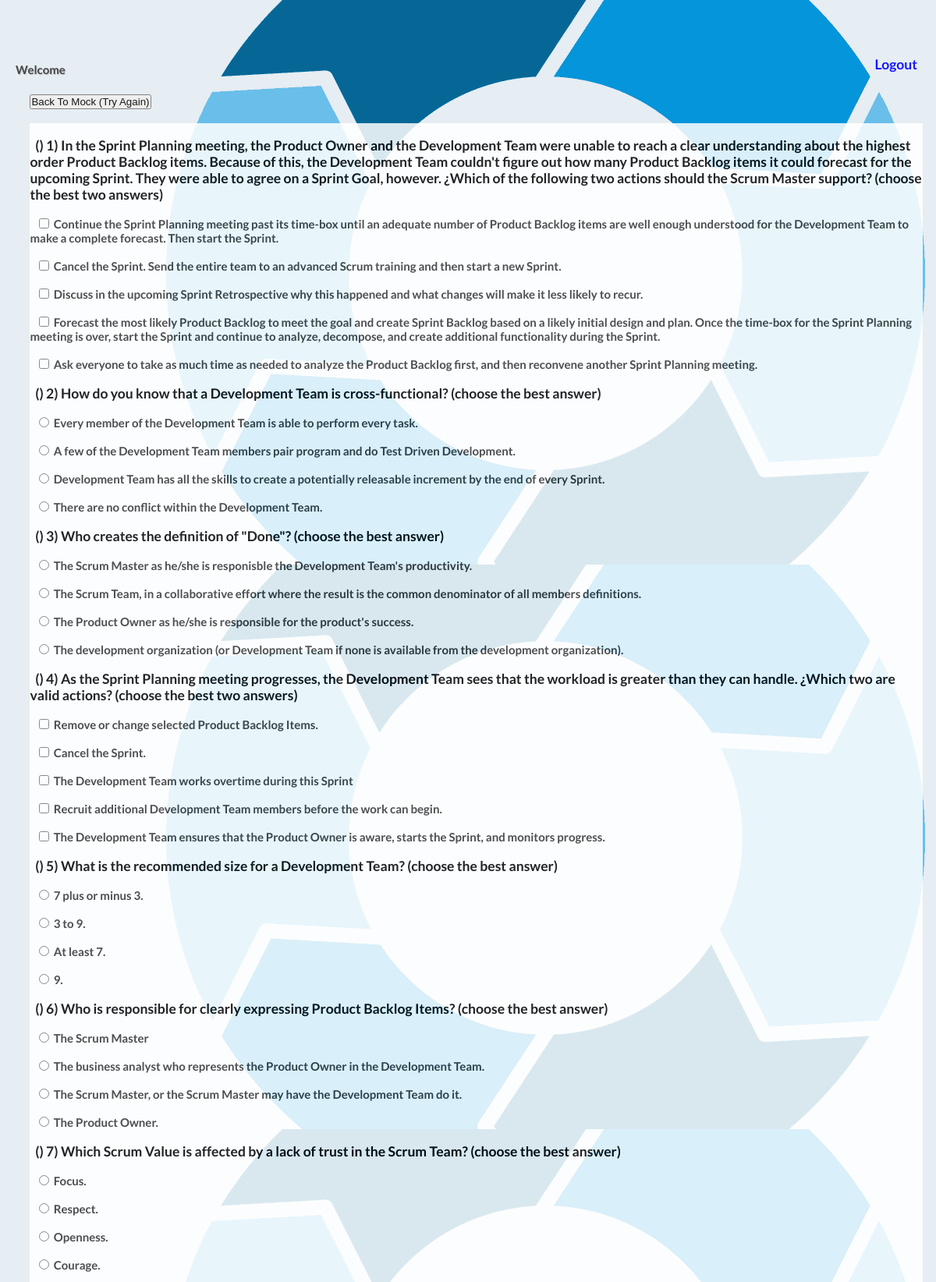
Page /checkResults.php (upper part) on the committed database.
### tables this page shows
CREATE TABLE IF NOT EXISTS `questions` (
  `Id` int(11) NOT NULL AUTO_INCREMENT,
  `question` varchar(450) NOT NULL,
  `total` int(11) NOT NULL,
  PRIMARY KEY (`Id`)
);

CREATE TABLE IF NOT EXISTS `answers` (
  `Id` int(11) NOT NULL AUTO_INCREMENT,
  `Id_Question` int(11) NOT NULL,
  `answer` varchar(700) NOT NULL,
  `code` int(1) NOT NULL,
  PRIMARY KEY (`Id`)
);

### checkResults.php (the view, shortened to what this page needs)
<?php
$cq = isset($_GET['cq']) ? $_GET['cq'] : '1';
$cq = (int)$cq;
$qac = isset($_GET['qac']) ? $_GET['qac'] : '';
$qans = isset($_GET['qans']) ? $_GET['qans'] : '';
echo '
<!DOCTYPE html>
<html lang="en" style="background:white;opacity:0.95;background-image:  url(\'/img/home.png\');background-attachment: fixed; height:100%;width:100%;repeat-y" class="no-js">
	<head>
                <meta charset="UTF-8" />
                <meta http-equiv="X-UA-Compatible" content="IE=edge,chrome=1">
                <meta name="viewport" content="width=device-width, initial-scale=1.0">
                <title>Professional Scrum Master I</title>
                <meta name="description" content="Professional Scrum Master I" />
                <meta name="keywords" content="Professional Scrum Master I" />
                <meta name="author" content="PSM1" />
                <link rel="shortcut icon" href="../favicon.ico">
                <link rel="stylesheet" type="text/css" href="css/style.css" />
		<script src="js/modernizr.custom.63321.js"></script>
		<style>
			@import url(http://fonts.googleapis.com/css?family=Raleway:400,700);
			body {
				background: #7f9b4e url(images/bg2.jpg) no-repeat center top;
				-webkit-background-size: cover;
				-moz-background-size: cover;
				background-size: cover;
			}
			.container > header h1,
			.container > header h2 {
				color: #fff;
				text-shadow: 0 1px 1px rgba(0,0,0,0.7);
			}
		</style>
        </head>
        <style>
          .speech {border: 1px solid #DDD; width: 300px; padding: 0; margin: 0}
          .speech input {border: 0; width: 240px; display: inline-block; height: 30px;}
          .speech img {float: right; width: 40px }
        </style>
        ';
        $questions = mysql_query("SELECT Id , question , total FROM questions");
	echo'<body style="background:none;height:100%;opacity:0.95;">
                   <a href="logout.php" style="z-index:1;float:right;margin-right:2%;margin-top:1%;"><h3 style="color:blue;">Logout</h3></a>
                   <div class="container" style="height:100%;z-index:-1;margin-top:5%;">
                            <header class="codrops-header" style="">
                                <h4 style="float:left;">Welcome '.$_SESSION['name'].'</h4>
                            </header>
                            <section class="main" style="margin-top:1%;">
                                    <form name="form-question-'.$cq.'" id="form-question-'.$cq.'" autocomplete="off" style="margin-bottom:5%;margin-left:-4%;padding-left:2%;padding-right:2%;width:110%;" method="post">
                                       ';
                                        echo '<br><input type="button" style="cursor:pointer;" onclick="backToMock();" value="Back To Mock (Try Again)"></input><br><br>';
                                        $listOfQAns = explode("--",$qans);
                                        $dictionatyQA = [];
                                        foreach ($listOfQAns as $currentQuestionAnswers) {
                                            $questionAnswersArray = explode("-",$currentQuestionAnswers);
                                            $dictionatyQA[$questionAnswersArray[0]] = $questionAnswersArray[1];
                                        }
                                        $listOfQC = explode(",",$qac);
                                        $dictionatyQC = [];
                                        foreach ($listOfQC as $currentQuestionCorrection) {
                                            $questionCorrectionArray = explode("-",$currentQuestionCorrection);
                                            $dictionatyQC[$questionCorrectionArray[0]] = ($questionCorrectionArray[1] == 'true') ? 'Correct' : 'Incorrect';
                                        }
                                        while ($currentQ = mysql_fetch_row($questions)) {
                                            echo '<div style="width:100%;height:100%;background:white;opacity:0.95;">';
                                            $idQ = $currentQ[0];
                                            echo "<br><div style='color:black;'><h3>"."&nbsp; (".$dictionatyQC[$idQ].") ".$idQ.") ".utf8_encode($currentQ[1])."</h3></div>";
                                            $totalPointsQ = $currentQ[2];
                                            $answers = mysql_query("SELECT Id , Id_Question, answer , code FROM answers WHERE Id_Question = '".$idQ."'");
                                            $selectedAns = array_key_exists($idQ,$dictionatyQA) ? $dictionatyQA[$idQ] : '';
                                            $listOfSelAnswers = ($selectedAns != '') ? explode(",",$selectedAns) : '';
                                            $cint = 0;
                                            while ($currentA = mysql_fetch_row($answers)){
                                                $currentChecked = ($listOfSelAnswers != '') ? (in_array($cint, $listOfSelAnswers)) : false;
                                                $weightAns = $currentA[3];
                                                $answer = $currentA[2];
                                                if($totalPointsQ == 1) {
                                                   if($currentChecked){
                                                        if ($weightAns != '1'){
                                                            echo "&nbsp;<h4 style='background:red;'><input style='margin-left:1%;cursor:pointer;' type='radio' name='".$idQ."' checked value='".$weightAns."'> &nbsp;".utf8_encode($answer)."</input></h4>";
                                                        } else {
                                                            echo "&nbsp;<h4 style='background:green;'><input style='margin-left:1%;background:green;cursor:pointer;' type='radio' name='".$idQ."' checked value='".$weightAns."'> &nbsp;".utf8_encode($answer)."</input></h4>";
                                                        }
                                                   } else {
                                                       echo "&nbsp;<h4 ><input style='cursor:pointer;margin-left:1%;' type='radio' name='".$idQ."' value='".$weightAns."'> &nbsp;".utf8_encode($answer)."</input></h4>";
                                                   }
                                                } else {
                                                   if($currentChecked){
                                                       if ($weightAns != '1'){
                                                            echo "&nbsp;<h4 style='background:red;'><input style='background:red;cursor:pointer;margin-left:1%;' type='checkbox' checked value='".$weightAns."'> &nbsp;".utf8_encode($answer)."</input></h4>";
                                                       } else {
                                                           echo "&nbsp;<h4 style='background:green;'><input style='background:green;cursor:pointer;margin-left:1%;' type='checkbox' checked value='".$weightAns."'> &nbsp;".utf8_encode($answer)."</input></h4>";
                                                       }
                                                   } else {
                                                       echo "&nbsp;<h4 ><input style='cursor:pointer;margin-left:1%;' type='checkbox' value='".$weightAns."'> &nbsp;".utf8_encode($answer)."</input></h4>";
                                                   }
                                                }
                                                $cint++;
                                            }
                                            echo'</div>';
                                        }
                                       echo '<br><input type="button" style="cursor:pointer;" onclick="backToMock();" value="Back To Mock (Try Again)"></input><br><br>';
                                       echo '
                                    </form>';
                            echo' </section>
                    </div>
	</body>
</html>
';
?>

### css/style.css (style rules this page uses)
*, *:after, *:before { -webkit-box-sizing: border-box; -moz-box-sizing: border-box; -ms-box-sizing: border-box; -o-box-sizing: border-box; box-sizing: border-box; padding: 0; margin: 0; }

### css/demo.css (style rules this page uses)
html { height: 100%; }
body { font-family: 'Lato', Calibri, Arial, sans-serif; background: #ddd url(../images/bg.jpg) repeat top left; font-weight: 300; font-size: 15px; color: #333; -webkit-font-smoothing: antialiased; overflow-y: scroll; overflow-x: hidden; }
a { color: #555; text-decoration: none; }
.container { width: 100%; position: relative; }
.main { width: 90%; margin: 0 auto; position: relative; }
.container > header { margin: 10px; padding: 20px 10px 10px 10px; position: relative; display: block; text-shadow: 1px 1px 1px rgba(0,0,0,0.2); text-align: center; }

### checkResults.php (style rules this page uses)
body { background: #7f9b4e url(images/bg2.jpg) no-repeat center top; -webkit-background-size: cover; -moz-background-size: cover; background-size: cover; }

### rows in the picture
questions: Id "1", question "In the Sprint Planning meeting, the Product Owner and the Development Team were unable to reach a clear understanding about the highest order Product Backlog items. Because of this, the Development Team couldn't figure out how many Product Backlog items it could forecast for the upcoming Sprint. They were able to agree on a Sprint Goal, however. ¿Which of the following two actions should the Scrum Master support? (choose the best two answers)"
answers: answer "Continue the Sprint Planning meeting past its time-box until an adequate number of Product Backlog items are well enough understood for the Development Team to make a complete forecast. Then start the Sprint."
answers: answer "Cancel the Sprint. Send the entire team to an advanced Scrum training and then start a new Sprint."
answers: answer "Discuss in the upcoming Sprint Retrospective why this happened and what changes will make it less likely to recur."
answers: answer "Forecast the most likely Product Backlog to meet the goal and create Sprint Backlog based on a likely initial design and plan. Once the time-box for the Sprint Planning meeting is over, start the Sprint and continue to analyze, decompose, and create additional functionality during the Sprint."
answers: answer "Ask everyone to take as much time as needed to analyze the Product Backlog first, and then reconvene another Sprint Planning meeting."
questions: Id "2", question "How do you know that a Development Team is cross-functional? (choose the best answer)"
answers: answer "Every member of the Development Team is able to perform every task."
answers: answer "A few of the Development Team members pair program and do Test Driven Development."
answers: answer "Development Team has all the skills to create a potentially releasable increment by the end of every Sprint."
answers: answer "There are no conflict within the Development Team."
questions: Id "3", question "Who creates the definition of \"Done\"? (choose the best answer)"
answers: answer "The Scrum Master as he/she is responisble the Development Team's productivity."
answers: answer "The Scrum Team, in a collaborative effort where the result is the common denominator of all members definitions."
answers: answer "The Product Owner as he/she is responsible for the product's success."
answers: answer "The development organization (or Development Team if none is available from the development organization)."
questions: Id "4", question "As the Sprint Planning meeting progresses, the Development Team sees that the workload is greater than they can handle. ¿Which two are valid actions? (choose the best two answers)"
answers: answer "Remove or change selected Product Backlog Items."
answers: answer "Cancel the Sprint."
answers: answer "The Development Team works overtime during this Sprint"
answers: answer "Recruit additional Development Team members before the work can begin."
answers: answer "The Development Team ensures that the Product Owner is aware, starts the Sprint, and monitors progress."
questions: Id "5", question "What is the recommended size for a Development Team? (choose the best answer)"
answers: answer "7 plus or minus 3."
answers: answer "3 to 9."
answers: answer "At least 7."
answers: answer "9."
questions: Id "6", question "Who is responsible for clearly expressing Product Backlog Items? (choose the best answer)"
answers: answer "The Scrum Master"
answers: answer "The business analyst who represents the Product Owner in the Development Team."
answers: answer "The Scrum Master, or the Scrum Master may have the Development Team do it."
answers: answer "The Product Owner."
questions: Id "7", question "Which Scrum Value is affected by a lack of trust in the Scrum Team? (choose the best answer)"
answers: answer "Focus."
answers: answer "Respect."
answers: answer "Openness."
answers: answer "Courage."
